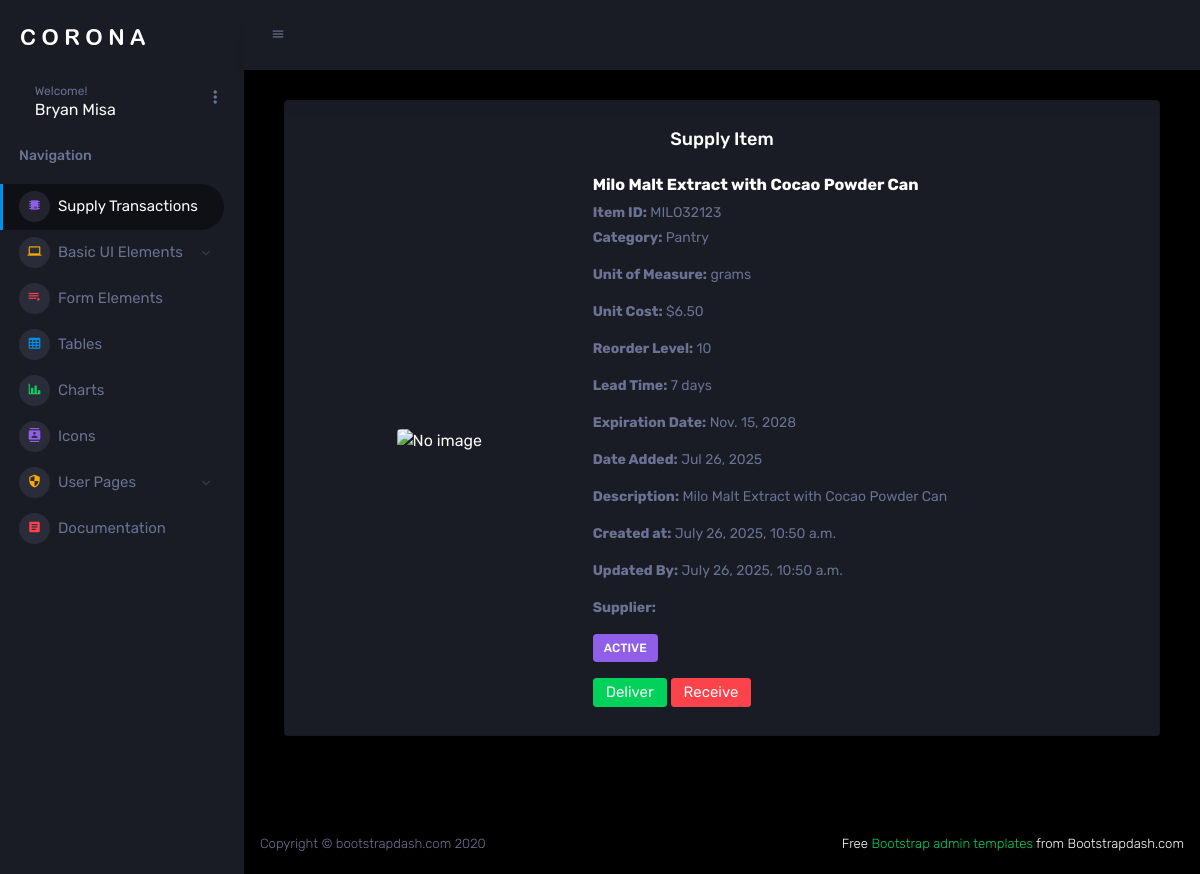
/supplyitem/3/ (signed in), run on an earlier commit of the app's database.
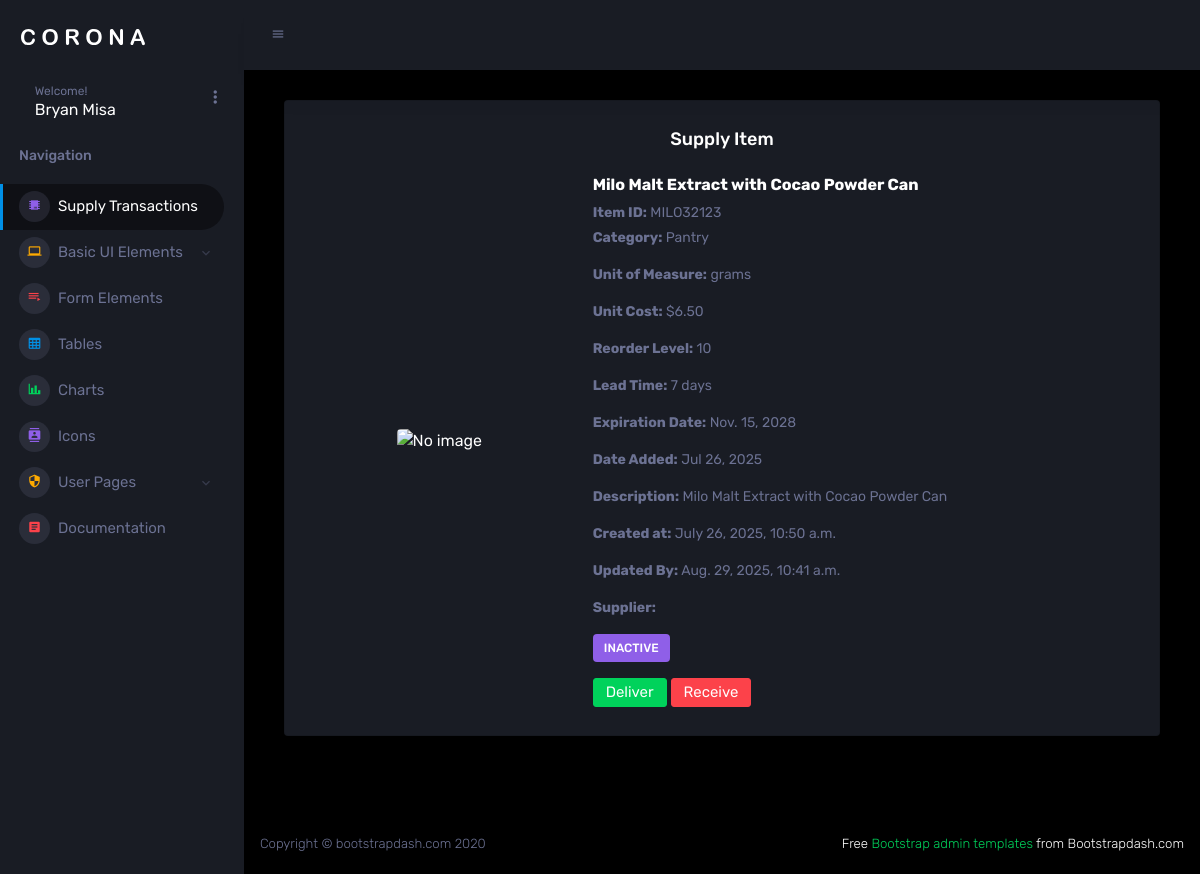
And on a later commit of the database.
### supply/models.py (models this page shows, shortened)
class SupplyItem(models.Model):
    STATUS_CHOICES = [
        ('active', 'Active'),
        ('inactive', 'Inactive'),
        ('discontinued', 'Discontinued'),
    ]
    item_id = models.CharField(max_length=100, unique=True)  # SKU or barcode
    name = models.CharField(max_length=255)
    quantity = models.PositiveIntegerField(default=0)
    description = models.TextField(blank=True, null=True)
    category = models.CharField(max_length=100)
    unit_of_measure = models.CharField(max_length=50)
    reorder_level = models.PositiveIntegerField(default=10)
    unit_cost = models.DecimalField(max_digits=10, decimal_places=2)
    status = models.CharField(max_length=20, choices=STATUS_CHOICES, default='active')
    supply_image = models.ImageField(upload_to='supply_images/', blank=True, null=True)
    lead_time_days = models.PositiveIntegerField(default=7)
    expiration_date = models.DateField(blank=True, null=True)
    date_added = models.DateTimeField(auto_now_add=True)
    last_updated = models.DateTimeField(auto_now=True)
    created_at = models.DateTimeField(auto_now_add=True)
    updated_at = models.DateTimeField(auto_now=True)
    class Meta:
        ordering = ['name']
        verbose_name = 'Supply Item'
        verbose_name_plural = 'Supply Items'

### supply/views.py (the view, shortened to what this page needs)
# urls.py: path('supplyitem/<int:pk>/', views.SupplyItemDetailView.as_view(), name='supplyitem_detail'),
class SupplyItemDetailView(LoginRequiredMixin, UserPassesTestMixin, PermissionRequiredMixin, DetailView):
    permission_required = 'supply.view_supplyitem'
    model = SupplyItem
    template_name = 'supply/supplyitem_detail.html'
    context_object_name = 'supply_item'
    def test_func(self):
        return self.request.user.user_type == 'supply_manager'

### assets/templates/supply/supplyitem_detail.html
{% extends "base/base.html" %}
{% load static %}
{% block content %}
<div class="col-12 grid-margin stretch-card">
  <div class="card">
    <div class="card-body">
      <h4 class="card-title text-center mb-4">Supply Item</h4>
      <div class="row">
        <div class="col-md-4 d-flex align-items-center justify-content-center mb-3 mb-md-0">
          {% if supply_item.supply_image %}
            <img src="{{ supply_item.supply_image.url }}" alt="{{ supply_item.name }}" class="img-fluid rounded" style="max-height: 200px;">
          {% else %}
            <img src="{% static 'images/default-supply.png' %}" alt="No image" class="img-fluid rounded" style="max-height: 200px;">
          {% endif %}
        </div>
        <div class="col-md-8 text-start">
          <h5 class="font-weight-bold">{{ supply_item.name }}</h5>
          <p class="text-muted mb-1"><strong>Item ID:</strong> {{ supply_item.item_id }}</p>
          <p class="text-muted"><strong>Category:</strong> {{ supply_item.category }}</p>
          <p class="text-muted"><strong>Unit of Measure:</strong> {{ supply_item.unit_of_measure }}</p>
          <p class="text-muted"><strong>Unit Cost:</strong> ${{ supply_item.unit_cost }}</p>
          <p class="text-muted"><strong>Reorder Level:</strong> {{ supply_item.reorder_level }}</p>
          <p class="text-muted"><strong>Lead Time:</strong> {{ supply_item.lead_time_days }} days</p>
          {% if supply_item.expiration_date %}
            <p class="text-muted"><strong>Expiration Date:</strong> {{ supply_item.expiration_date }}</p>
          {% endif %}
          <p class="text-muted"><strong>Date Added:</strong> {{ supply_item.date_added|date:"M d, Y" }}</p>
          <p class="text-muted">
            <strong>Description:</strong> {{ supply_item.description|default:"No description available." }}
          </p>
          <p class="text-muted"><strong>Created at:</strong> {{ supply_item.date_added }}</p>
          <p class="text-muted"><strong>Updated By:</strong> {{ supply_item.updated_at }}</p>
          <p class="text-muted">
            <strong>Supplier:</strong> {{ supply_item.supplier }}
        </p>
        <p><span class="badge bg-info text-uppercase">{{ supply_item.status }}</span></p>
        <a class="btn btn-success" href="{% url 'supplyitem_transaction_deliver' supply_item.id  %}">Deliver</a>
        <a class="btn btn-danger" href="{% url 'supplyitem_transaction_receive' supply_item.id %}">Receive</a>
        </div>
      </div>
    </div>
  </div>
</div>
{% endblock content %}

What changed in the data, as far as the page shows it:
changed SupplyItem "Milo Malt Extract with Cocao Powder Can": updated_at "July 26, 2025, 10:50 a.m." → "Aug. 29, 2025, 10:41 a.m."; status "ACTIVE" → "INACTIVE"
